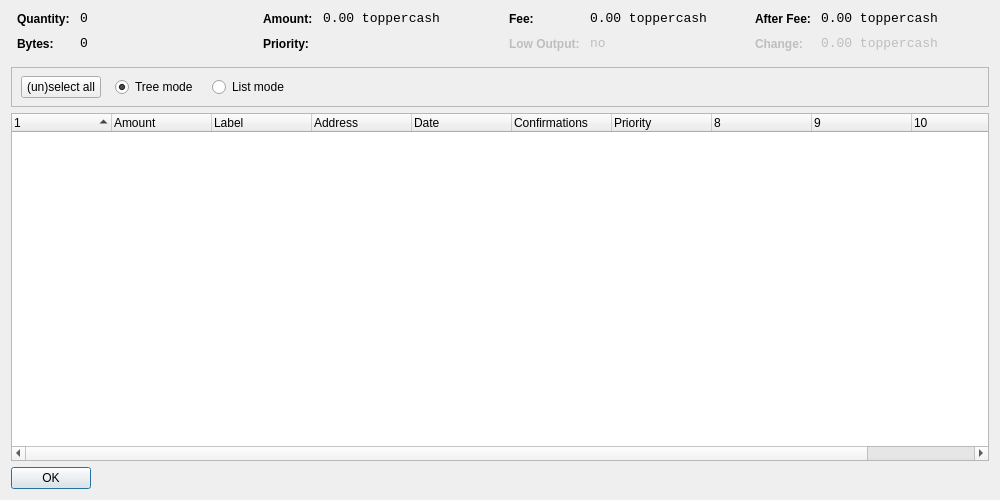
<?xml version="1.0" encoding="UTF-8"?>
<ui version="4.0">
 <class>CoinControlDialog</class>
 <widget class="QDialog" name="CoinControlDialog">
  <property name="geometry">
   <rect>
    <x>0</x>
    <y>0</y>
    <width>1000</width>
    <height>500</height>
   </rect>
  </property>
  <property name="windowTitle">
   <string>Coin Control</string>
  </property>
  <layout class="QVBoxLayout" name="verticalLayout">
   <item>
    <layout class="QHBoxLayout" name="horizontalLayoutTop" stretch="0,0,0,0">
     <property name="topMargin">
      <number>0</number>
     </property>
     <property name="bottomMargin">
      <number>10</number>
     </property>
     <item>
      <layout class="QFormLayout" name="formLayoutCoinControl1">
       <property name="horizontalSpacing">
        <number>10</number>
       </property>
       <property name="verticalSpacing">
        <number>10</number>
       </property>
       <property name="leftMargin">
        <number>6</number>
       </property>
       <property name="rightMargin">
        <number>6</number>
       </property>
       <item row="0" column="0">
        <widget class="QLabel" name="labelCoinControlQuantityText">
         <property name="styleSheet">
          <string notr="true">font-weight:bold;</string>
         </property>
         <property name="text">
          <string>Quantity:</string>
         </property>
        </widget>
       </item>
       <item row="0" column="1">
        <widget class="QLabel" name="labelCoinControlQuantity">
         <property name="font">
          <font>
           <family>Monospace</family>
           <pointsize>10</pointsize>
          </font>
         </property>
         <property name="cursor">
          <cursorShape>IBeamCursor</cursorShape>
         </property>
         <property name="contextMenuPolicy">
          <enum>Qt::ActionsContextMenu</enum>
         </property>
         <property name="text">
          <string notr="true">0</string>
         </property>
         <property name="textInteractionFlags">
          <set>Qt::LinksAccessibleByMouse|Qt::TextSelectableByKeyboard|Qt::TextSelectableByMouse</set>
         </property>
        </widget>
       </item>
       <item row="1" column="0">
        <widget class="QLabel" name="labelCoinControlBytesText">
         <property name="styleSheet">
          <string notr="true">font-weight:bold;</string>
         </property>
         <property name="text">
          <string>Bytes:</string>
         </property>
        </widget>
       </item>
       <item row="1" column="1">
        <widget class="QLabel" name="labelCoinControlBytes">
         <property name="font">
          <font>
           <family>Monospace</family>
           <pointsize>10</pointsize>
          </font>
         </property>
         <property name="cursor">
          <cursorShape>IBeamCursor</cursorShape>
         </property>
         <property name="contextMenuPolicy">
          <enum>Qt::ActionsContextMenu</enum>
         </property>
         <property name="text">
          <string notr="true">0</string>
         </property>
         <property name="textInteractionFlags">
          <set>Qt::LinksAccessibleByMouse|Qt::TextSelectableByKeyboard|Qt::TextSelectableByMouse</set>
         </property>
        </widget>
       </item>
      </layout>
     </item>
     <item>
      <layout class="QFormLayout" name="formLayoutCoinControl2">
       <property name="horizontalSpacing">
        <number>10</number>
       </property>
       <property name="verticalSpacing">
        <number>10</number>
       </property>
       <property name="leftMargin">
        <number>6</number>
       </property>
       <property name="rightMargin">
        <number>6</number>
       </property>
       <item row="0" column="0">
        <widget class="QLabel" name="labelCoinControlAmountText">
         <property name="styleSheet">
          <string notr="true">font-weight:bold;</string>
         </property>
         <property name="text">
          <string>Amount:</string>
         </property>
        </widget>
       </item>
       <item row="0" column="1">
        <widget class="QLabel" name="labelCoinControlAmount">
         <property name="font">
          <font>
           <family>Monospace</family>
           <pointsize>10</pointsize>
          </font>
         </property>
         <property name="cursor">
          <cursorShape>IBeamCursor</cursorShape>
         </property>
         <property name="contextMenuPolicy">
          <enum>Qt::ActionsContextMenu</enum>
         </property>
         <property name="text">
          <string notr="true">0.00 toppercash</string>
         </property>
         <property name="textInteractionFlags">
          <set>Qt::LinksAccessibleByMouse|Qt::TextSelectableByKeyboard|Qt::TextSelectableByMouse</set>
         </property>
        </widget>
       </item>
       <item row="1" column="0">
        <widget class="QLabel" name="labelCoinControlPriorityText">
         <property name="styleSheet">
          <string notr="true">font-weight:bold;</string>
         </property>
         <property name="text">
          <string>Priority:</string>
         </property>
        </widget>
       </item>
       <item row="1" column="1">
        <widget class="QLabel" name="labelCoinControlPriority">
         <property name="font">
          <font>
           <family>Monospace</family>
           <pointsize>10</pointsize>
          </font>
         </property>
         <property name="cursor">
          <cursorShape>IBeamCursor</cursorShape>
         </property>
         <property name="contextMenuPolicy">
          <enum>Qt::ActionsContextMenu</enum>
         </property>
         <property name="text">
          <string/>
         </property>
         <property name="textInteractionFlags">
          <set>Qt::LinksAccessibleByMouse|Qt::TextSelectableByKeyboard|Qt::TextSelectableByMouse</set>
         </property>
        </widget>
       </item>
      </layout>
     </item>
     <item>
      <layout class="QFormLayout" name="formLayoutCoinControl3">
       <property name="horizontalSpacing">
        <number>10</number>
       </property>
       <property name="verticalSpacing">
        <number>10</number>
       </property>
       <property name="leftMargin">
        <number>6</number>
       </property>
       <property name="rightMargin">
        <number>6</number>
       </property>
       <item row="0" column="0">
        <widget class="QLabel" name="labelCoinControlFeeText">
         <property name="styleSheet">
          <string notr="true">font-weight:bold;</string>
         </property>
         <property name="text">
          <string>Fee:</string>
         </property>
        </widget>
       </item>
       <item row="0" column="1">
        <widget class="QLabel" name="labelCoinControlFee">
         <property name="font">
          <font>
           <family>Monospace</family>
           <pointsize>10</pointsize>
          </font>
         </property>
         <property name="cursor">
          <cursorShape>IBeamCursor</cursorShape>
         </property>
         <property name="contextMenuPolicy">
          <enum>Qt::ActionsContextMenu</enum>
         </property>
         <property name="text">
          <string notr="true">0.00 toppercash</string>
         </property>
         <property name="textInteractionFlags">
          <set>Qt::LinksAccessibleByMouse|Qt::TextSelectableByKeyboard|Qt::TextSelectableByMouse</set>
         </property>
        </widget>
       </item>
       <item row="1" column="0">
        <widget class="QLabel" name="labelCoinControlLowOutputText">
         <property name="enabled">
          <bool>false</bool>
         </property>
         <property name="styleSheet">
          <string notr="true">font-weight:bold;</string>
         </property>
         <property name="text">
          <string>Low Output:</string>
         </property>
        </widget>
       </item>
       <item row="1" column="1">
        <widget class="QLabel" name="labelCoinControlLowOutput">
         <property name="enabled">
          <bool>false</bool>
         </property>
         <property name="font">
          <font>
           <family>Monospace</family>
           <pointsize>10</pointsize>
          </font>
         </property>
         <property name="cursor">
          <cursorShape>IBeamCursor</cursorShape>
         </property>
         <property name="contextMenuPolicy">
          <enum>Qt::ActionsContextMenu</enum>
         </property>
         <property name="text">
          <string notr="true">no</string>
         </property>
         <property name="textInteractionFlags">
          <set>Qt::LinksAccessibleByMouse|Qt::TextSelectableByKeyboard|Qt::TextSelectableByMouse</set>
         </property>
        </widget>
       </item>
      </layout>
     </item>
     <item>
      <layout class="QFormLayout" name="formLayoutCoinControl4">
       <property name="horizontalSpacing">
        <number>10</number>
       </property>
       <property name="verticalSpacing">
        <number>10</number>
       </property>
       <property name="leftMargin">
        <number>6</number>
       </property>
       <property name="rightMargin">
        <number>6</number>
       </property>
       <item row="0" column="0">
        <widget class="QLabel" name="labelCoinControlAfterFeeText">
         <property name="styleSheet">
          <string notr="true">font-weight:bold;</string>
         </property>
         <property name="text">
          <string>After Fee:</string>
         </property>
        </widget>
       </item>
       <item row="0" column="1">
        <widget class="QLabel" name="labelCoinControlAfterFee">
         <property name="font">
          <font>
           <family>Monospace</family>
           <pointsize>10</pointsize>
          </font>
         </property>
         <property name="cursor">
          <cursorShape>IBeamCursor</cursorShape>
         </property>
         <property name="contextMenuPolicy">
          <enum>Qt::ActionsContextMenu</enum>
         </property>
         <property name="text">
          <string notr="true">0.00 toppercash</string>
         </property>
         <property name="textInteractionFlags">
          <set>Qt::LinksAccessibleByMouse|Qt::TextSelectableByKeyboard|Qt::TextSelectableByMouse</set>
         </property>
        </widget>
       </item>
       <item row="1" column="0">
        <widget class="QLabel" name="labelCoinControlChangeText">
         <property name="enabled">
          <bool>false</bool>
         </property>
         <property name="styleSheet">
          <string notr="true">font-weight:bold;</string>
         </property>
         <property name="text">
          <string>Change:</string>
         </property>
        </widget>
       </item>
       <item row="1" column="1">
        <widget class="QLabel" name="labelCoinControlChange">
         <property name="enabled">
          <bool>false</bool>
         </property>
         <property name="font">
          <font>
           <family>Monospace</family>
           <pointsize>10</pointsize>
          </font>
         </property>
         <property name="cursor">
          <cursorShape>IBeamCursor</cursorShape>
         </property>
         <property name="contextMenuPolicy">
          <enum>Qt::ActionsContextMenu</enum>
         </property>
         <property name="text">
          <string notr="true">0.00 toppercash</string>
         </property>
         <property name="textInteractionFlags">
          <set>Qt::LinksAccessibleByMouse|Qt::TextSelectableByKeyboard|Qt::TextSelectableByMouse</set>
         </property>
        </widget>
       </item>
      </layout>
     </item>
    </layout>
   </item>
   <item>
    <widget class="QFrame" name="frame">
     <property name="minimumSize">
      <size>
       <width>0</width>
       <height>40</height>
      </size>
     </property>
     <property name="frameShape">
      <enum>QFrame::StyledPanel</enum>
     </property>
     <property name="frameShadow">
      <enum>QFrame::Sunken</enum>
     </property>
     <widget class="QWidget" name="horizontalLayoutWidget">
      <property name="geometry">
       <rect>
        <x>10</x>
        <y>0</y>
        <width>781</width>
        <height>41</height>
       </rect>
      </property>
      <layout class="QHBoxLayout" name="horizontalLayoutPanel" stretch="0,0,0,0,0">
       <property name="spacing">
        <number>14</number>
       </property>
       <item>
        <widget class="QPushButton" name="pushButtonSelectAll">
         <property name="sizePolicy">
          <sizepolicy hsizetype="Maximum" vsizetype="Fixed">
           <horstretch>0</horstretch>
           <verstretch>0</verstretch>
          </sizepolicy>
         </property>
         <property name="text">
          <string>(un)select all</string>
         </property>
        </widget>
       </item>
       <item>
        <widget class="QRadioButton" name="radioTreeMode">
         <property name="sizePolicy">
          <sizepolicy hsizetype="Maximum" vsizetype="Fixed">
           <horstretch>0</horstretch>
           <verstretch>0</verstretch>
          </sizepolicy>
         </property>
         <property name="text">
          <string>Tree mode</string>
         </property>
         <property name="checked">
          <bool>true</bool>
         </property>
        </widget>
       </item>
       <item>
        <widget class="QRadioButton" name="radioListMode">
         <property name="sizePolicy">
          <sizepolicy hsizetype="Maximum" vsizetype="Fixed">
           <horstretch>0</horstretch>
           <verstretch>0</verstretch>
          </sizepolicy>
         </property>
         <property name="text">
          <string>List mode</string>
         </property>
        </widget>
       </item>
       <item>
        <spacer name="horizontalSpacer">
         <property name="orientation">
          <enum>Qt::Horizontal</enum>
         </property>
         <property name="sizeHint" stdset="0">
          <size>
           <width>40</width>
           <height>20</height>
          </size>
         </property>
        </spacer>
       </item>
      </layout>
     </widget>
    </widget>
   </item>
   <item>
    <widget class="CoinControlTreeWidget" name="treeWidget">
     <property name="contextMenuPolicy">
      <enum>Qt::CustomContextMenu</enum>
     </property>
     <property name="sortingEnabled">
      <bool>false</bool>
     </property>
     <property name="columnCount">
      <number>11</number>
     </property>
     <attribute name="headerShowSortIndicator" stdset="0">
      <bool>true</bool>
     </attribute>
     <attribute name="headerStretchLastSection">
      <bool>false</bool>
     </attribute>
     <column>
      <property name="text">
       <string/>
      </property>
     </column>
     <column>
      <property name="text">
       <string>Amount</string>
      </property>
     </column>
     <column>
      <property name="text">
       <string>Label</string>
      </property>
     </column>
     <column>
      <property name="text">
       <string>Address</string>
      </property>
     </column>
     <column>
      <property name="text">
       <string>Date</string>
      </property>
     </column>
     <column>
      <property name="text">
       <string>Confirmations</string>
      </property>
      <property name="toolTip">
       <string>Confirmed</string>
      </property>
     </column>
     <column>
      <property name="text">
       <string>Priority</string>
      </property>
     </column>
     <column>
      <property name="text">
       <string/>
      </property>
     </column>
     <column>
      <property name="text">
       <string/>
      </property>
     </column>
     <column>
      <property name="text">
       <string/>
      </property>
     </column>
     <column>
      <property name="text">
       <string/>
      </property>
     </column>
    </widget>
   </item>
   <item>
    <widget class="QDialogButtonBox" name="buttonBox">
     <property name="sizePolicy">
      <sizepolicy hsizetype="Maximum" vsizetype="Fixed">
       <horstretch>0</horstretch>
       <verstretch>0</verstretch>
      </sizepolicy>
     </property>
     <property name="orientation">
      <enum>Qt::Horizontal</enum>
     </property>
     <property name="standardButtons">
      <set>QDialogButtonBox::Ok</set>
     </property>
    </widget>
   </item>
  </layout>
 </widget>
 <customwidgets>
  <customwidget>
   <class>CoinControlTreeWidget</class>
   <extends>QTreeWidget</extends>
   <header>coincontroltreewidget.h</header>
  </customwidget>
 </customwidgets>
 <resources/>
 <connections/>
</ui>
